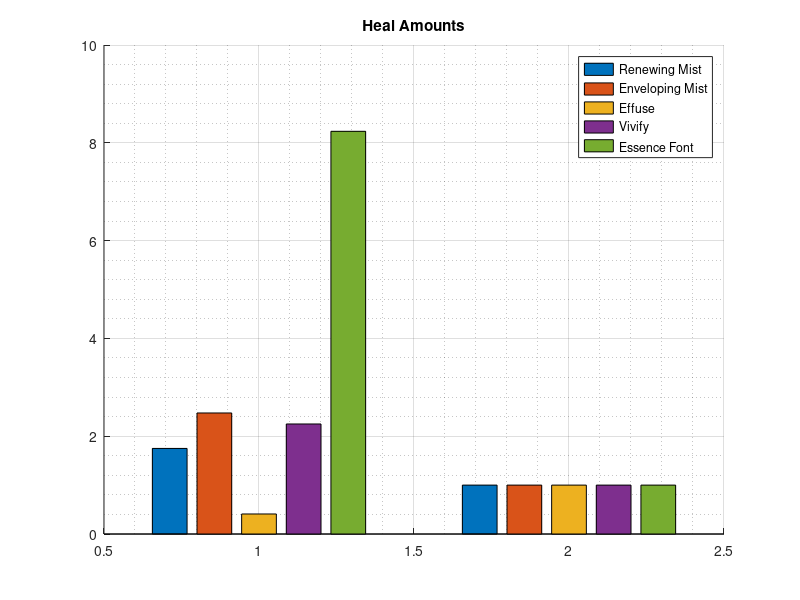
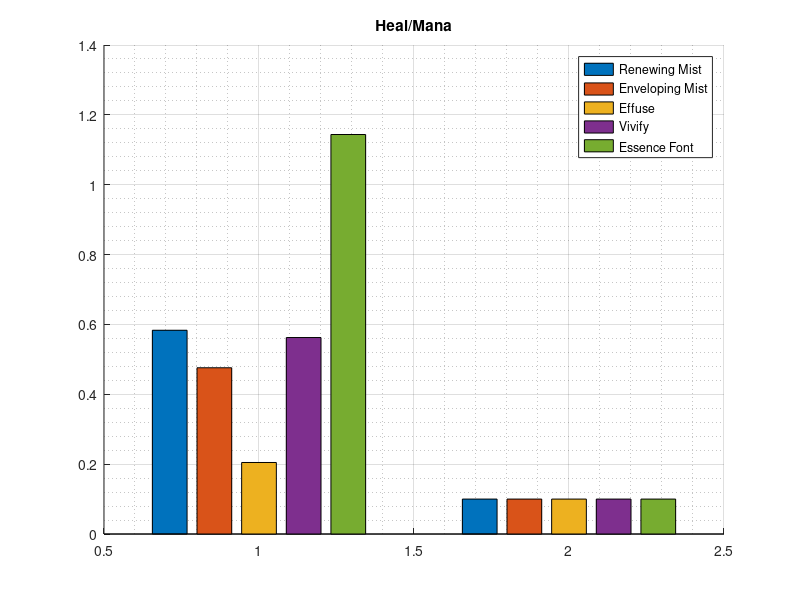
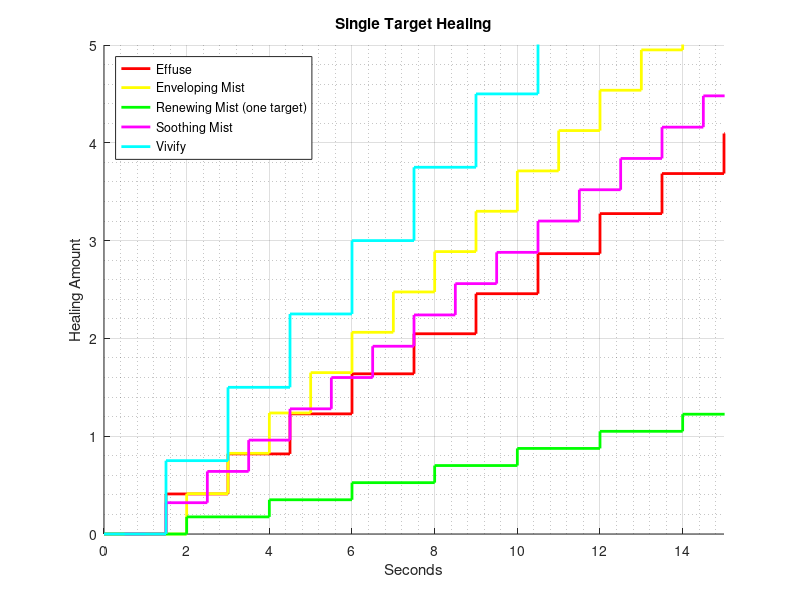

These charts were generated, in order, by the following MATLAB code:
%%   Mistweaver Spells
%       Kecub @ Sargeras

%       [Spell Name]H --> heal amount
%       simply !total! heal amount spell does

%       [Spell Name]HpS --> heal amount / cast time
%        heal for spell based on cast time... not as accurate for HoTs

%        [Spell Name]HpT --> heal amount / time
%         heal for the time it takes to be fully completed
%        good to compare hots(Hpt) to heals(HpS)

%        [Spell Name]HpM --> heal amount / Mana cost
%        efficiency means
%        how much heal for 1 mana

%         [Spell Name]HpTA --> Healing / Time with cast time

close all; clear; clc;
%%  Stats

SpellPower = 1
SP = SpellPower;
Mana = 100 
GCD = 1.5;  %sec -- GCD

% t(1) = 6; %sec -- baseline for 2 spells
% %EnvelopingMist & EssenceFont
% 
% t(2) = 20; %sec
% %RenewingMist
% 
% t(3) = 10/(0.5); %sec -- heals every .5 seconds
% %Soothing -- Infinite time, but will set to 10 sec to test

%   Mastery
Mastery = 1.00;    %   100%
GustofMists = SpellPower * Mastery;
%   Mastery

%%      Spells


%%      Effuse

EffuseH = 0.4095*SpellPower;
%       40.95% Spell Power

EffuseHpS = (EffuseH / GCD);

EffuseHpM = (EffuseH / (0.02*Mana));
%       2% Mana

EffuseHpMpT = EffuseHpM / GCD;


%       Artifact Increase -- 12% increase
        EffuseArt = (0.4095*SpellPower)*1.12;
        
        EffuseArtHpS = (EffuseArt / GCD);
        
        EffuseArtHpM = (EffuseArt / (0.02*Mana));
        %       2% Mana

%%      EnvelopingMist

EnvelopingMistH = 2.475*SpellPower;
%       247.5% Spell Power

EnvelopingMistHpS= EnvelopingMistH / 6;

EnvelopingMistHpM = (EnvelopingMistH / (0.052*Mana));
%       5.2% Mana
EnvelopingMistHpMpS = EnvelopingMistHpM / 6;


%       Artifact Increase -- 12% increase
        EnvelopingMistArt = (2.475*SpellPower)*1.12;
        
        EnvelopingMistArtHpS = EnvelopingMistArt / 6;
        
        EnvelopingMistArtHpM = (EnvelopingMistArt / (0.052*Mana));
        %       



%%      EssenceFont

EssenceFontH = (((0.3375*SpellPower) + (0.12*SpellPower))*(3))*(6); 
%       33.75% + 12% HoT -- 3 ticks -- up to 18 allies

EssenceFontHpS = EssenceFontH / 3;  
%       over 3 second channel

EssenceFontHpM = (EssenceFontH / (0.072*Mana));      
%       7.2% base mana
EssenceFontHpMpS = EssenceFontHpM / 3;


%      Artifact Increase -- 20% increase
        EssenceFontArt = EssenceFontH * 1.2;
        
        EssenceFontArtHpS = EssenceFontArt / 3;
        
        EssenceFontArtHpM = (EssenceFontArt / (0.072*Mana));
        %       7.2% Mana



%%      RenewingMist

RenewingMistH = 1.75*SpellPower;         
%       175% Spellpower

RenewingMistHpS = RenewingMistH / 20;
%       over 20 seconds

RenewingMistHpM = (RenewingMistH / (0.03*Mana));   
%   3% base mana
RenewingMistHpMpT = RenewingMistHpM / 20;


%       Artifact Increase -- 4 Extra Seconds
        RenewingMistArt = RenewingMistH + (4*(1.75/20));
        
        RenewingMistArtHpS = RenewingMistArt / 24;
        
        RenewingMistArtHpM = (RenewingMistArt / (0.03*Mana));
        %       3% Base Mana



%%      SoothingMist

SoothingMistH = 0.32*SpellPower;     
%       32% Spellpower

SoothingMistHpS = SoothingMistH / (GCD / 1.5);

SoothingMistHpM = (SoothingMistH / (0.003*Mana)); 
%based on PvP talent


%       Artifact Increase -- 12% Increase
        SoothingMistArt = SoothingMistH*1.12;
        
        SoothingMistArtHpS = SoothingMistArt / (GCD / 1.5);
        
        SoothingMistArtHpM = SoothingMistArt / ((0.02*Mana)/8);
        %       Cost of 1 effuse every 8 seconds (renewing mist cooldown)
        


%%      Vivify

VivifyH = 0.75*SpellPower*3;
%Heals target & 2 additional allies for 75% spell power

VivifyHUT = VivifyH * 1.4;      
%   Uplifting Trance Proc

VivifyHpS = (VivifyH / GCD);

VivifyHpM = (VivifyH / (0.04*Mana));  
%   4%    base mana

VivifyHpMpT = VivifyHpM / GCD;


%       Artifact Increase -- 20% Increase
        VivifyArt = VivifyH*1.2;
        
        VivifyArtHUT = VivifyArt * 1.4;
        %       Uplifting Trance Proc
        
        VivifyArtHpS = (VivifyArt / GCD);
        
        VivifyArtHpM = VivifyArt / (0.04*Mana);
        %       4% base Mana



%%      Graphs
% %   Heal totals
% figure
% hold on;
% title('Heal  |&|  Heal/Mana  |&|  Heal/Time')
% area1 = subplot(3,1,1)
% area2 = subplot(3,1,2);
% area3 = subplot(3,1,3);
% bar(area1, [EffuseH EnvelopingMistH RenewingMistH EssenceFontH VivifyH;])
% legend('Effuse', 'Enveloping Mist', 'Renewing Mist', 'Essence Font', 'Vivify')
% bar(area2,[EffuseHpM EnvelopingMistHpM RenewingMistHpM EssenceFontHpM VivifyHpM])
% 
% bar(area3,[EffuseHpS EnvelopingMistHoT RenewingMistHoT EssenceFontHoT VivifyHpS])
% %axis off
%hold off;

%%      Baseline Graphs

%   Heal Amount
figure
hold on;
bar([RenewingMistH, EnvelopingMistH, EffuseH, VivifyH, EssenceFontH; SP, SP, SP, SP, SP])
legend('Renewing Mist', 'Enveloping Mist', 'Effuse', 'Vivify', 'Essence Font')
title('Heal Amounts')
grid on;
grid minor
hold off;
%   Heal Amount


%   Heal / Mana
figure
hold on;
bar([RenewingMistHpM, EnvelopingMistHpM, EffuseHpM, VivifyHpM, EssenceFontHpM; 0.1*SP, 0.1*SP, 0.1*SP, 0.1*SP, 0.1*SP])
legend('Renewing Mist', 'Enveloping Mist', 'Effuse', 'Vivify', 'Essence Font')
%axis off
title('Heal/Mana')
grid on;
grid minor
hold off;
%   Heal / Mana

% 
% %   Heal / Sec
% figure
% hold on;
% bar([SoothingMistHpS, RenewingMistHpS, EnvelopingMistHpS, EffuseHpS, VivifyHpS, EssenceFontHpS; SP, SP, SP, SP, SP, SP])
% legend('Soothing Mist', 'Renewing Mist', 'Enveloping Mist', 'Effuse', 'Vivify', 'Essence Font')
% %axis off
% title('Heal/Sec')
% hold off;
% %   Heal / Sec


% %%      Artifact Graphs
% 
% %       Using EssenceFont Dungeon Healing because it's more often the case when healing
% 
% %   Heal Amount Artifact
% figure
% hold on;
% bar([RenewingMistArt, EnvelopingMistArt, EffuseArt, VivifyArt, EssenceFontArt; SP, SP, SP, SP, SP])
% legend('Renewing Mist', 'Enveloping Mist', 'Effuse', 'Vivify', 'Essence Font')
% title('Artifact Heal Amounts')
% hold off;
% %   Heal Amount Artifact
% 
% 
% %   Heal / Mana
% figure
% hold on;
% bar([RenewingMistArtHpM, EnvelopingMistArtHpM, EffuseArtHpM, VivifyArtHpM, EssenceFontArtHpM; SP, SP, SP, SP, SP])
% legend('Renewing Mist', 'Enveloping Mist', 'Effuse', 'Vivify', 'Essence Font')
% %axis off
% title('Artifact Heal/Mana')
% hold off;
% %   Heal / Mana


% %   Heal / Sec
% figure
% hold on;
% bar([SoothingMistArtHpS, RenewingMistArtHpS, EnvelopingMistArtHpS, EffuseArtHpS, VivifyArtHpS, EssenceFontArtDungHpS; SP, SP, SP, SP, SP, SP])
% legend('Soothing Mist', 'Renewing Mist', 'Enveloping Mist', 'Effuse', 'Vivify', 'Essence Font')
% %axis off
% title('Artifact Heal/Sec')
% hold off;
% %   Heal / Sec



%%      Plots

%   One Target Heal
figure
hold on;
x = (0:1:30);
y = (0:(GCD/3):30);
stairs(x*GCD,EffuseH*x,'r','LineWidth',2)
stairs(x + (GCD*(2/3)),EnvelopingMistHpS*x,'y','LineWidth',2)
stairs(x*GCD*(4/3),RenewingMistHpS*2*x, 'g', 'LineWidth', 2)
stairs(x + (GCD*(1/3)),SoothingMistHpS*x,'m','LineWidth',2)
stairs(x*GCD,(VivifyH/3)*x,'c','LineWidth',2)

axis([0,15,0,5])
grid on;
grid minor
title('Single Target Healing')
legend({'Effuse','Enveloping Mist', 'Renewing Mist (one target)', 'Soothing Mist','Vivify'},'Location', 'Northwest')
xlabel('Seconds')
ylabel('Healing Amount')
hold off;
%   One Target Heal



%%   Multiple Target Heal
% figure
% hold on;
% x = (0:1:30);
% y = (0:(GCD/3):30);
% stairs(x*GCD,EffuseH*x,'r','LineWidth',2)
% %plot(x + 2,EnvelopingMistHoT*x,'y','LineWidth',2)
% %Envelop Part
% h = 0;
% for x = 1:30
%     n = (fix((x+2) / 2)) - (fix(x / 6));
%     h = h + EnvelopingMistHpS * n;
%     Envelop(x) = h;
% end;
% x = (1:30);
% plot((x-1) + GCD*(1+(1/3)),Envelop,'y','LineWidth',2)
% %Envelop Part over
% %Renew Part
% h = 0;
% for x = 1:30
%     n = (fix((x+8) / 8)) - (fix(x / 20));
%     h = h + RenewingMistHpS * n;
%     Renew(x) = h;
% end;
% x = (1:30);
% plot(x-1,Renew,'g','LineWidth',2)
% %Renew Part over
% x = (0:1:30);
% stairs(y+GCD,SoothingMistHpS*y,'m','LineWidth',2)
% stairs(x*GCD,VivifyH*x,'c','LineWidth',2)
% plot(x,EssenceFontHpS*x,'b','LineWidth',2)
% plot(x,EssenceFontHpS*x, 'k','LineWidth',2)
% 
% axis([0,30,0,100])
% title('Max Target Heal')
% legend('Effuse','Enveloping Mist', 'Renewing Mist', 'Soothing Mist','Vivify','Essence Font (6 Targets)','Essence Font (5 Targets)')
% xlabel('Seconds')
% ylabel('Healing Amount')
% hold off;
% %   Multiple Target Heal


% %   One Target Heal Artifact
%       Enveloping Mist + Soothing Mist
% 
% normalize = 0;
%       ticks of (GCD / 3) = 0.5
% i = 1;
% EMSM = zeros(1,61);
% while (i < 62)
%         if (normalize < (GCD * (4/3)))
%                 EMSM(i) = 0;
%         else
%                 if ((normalize == (GCD*(4/3))) || (normalize == (7 + (GCD*(4/3)))))
%                         EMSM(i) = GustofMists;
%                 end;
%                 if (mod(normalize,(GCD/3)) == 0)
%                         EMSM(i) = (SoothingMistArt * (1.4)) + EMSM(i-1);
%                 end;
%                 if (mod(normalize,(GCD*(4/3))) == 0)
%                         EMSM(i) = EnvelopingMistArtHpS + EMSM(i-1);
%                 end;
%                 
%         end;
%         normalize = normalize + (GCD/3);
%         i = i + 1;
% end;
%       Enveloping Mist + Soothing Mist
% 
% 
% 
% figure
% hold on;
% x = (0:1:30);
% y = (0:(GCD/3):30);
% stairs(x*GCD,EffuseArt*x,'r','LineWidth',2)
% plot(x + GCD*(4/3),EnvelopingMistArtHpS*x,'y','LineWidth',2)
% plot(x,RenewingMistArtHpS*x + GustofMists, 'g', 'LineWidth', 2)
% stairs(y+GCD,SoothingMistArtHpS*y,'m','LineWidth',2)
% stairs(x*GCD,(VivifyArt/3)*x,'c','LineWidth',2)
% plot(y,EMSM,'b','LineWidth',2)
% 
% axis([0,30,0,30])
% title('Single Target Artifact')
% legend('Effuse','Enveloping Mist', 'Renewing Mist (one target)', 'Soothing Mist','Vivify', 'Envelop + Soothing')
% xlabel('Seconds')
% ylabel('Healing Amount')
% hold off;
%   One Target Heal






%%  Mana Usage Spam

%   Mana Usage Spam end

% figure
% hold on;
% y = (0:100);
% plot(y,EffuseHpM*y,'m','LineWidth',2)
% plot(y,EnvelopingMistHpM*y, 'y', 'LineWidth', 2)
% plot(y,EssenceFontHpM*y, 'b', 'LineWidth', 2)
% plot(y,RenewingMistHpM*y, 'g', 'LineWidth', 2)
% plot(y,SoothingMistHpM*y, 'c', 'LineWidth', 2)
% plot(y,VivifyHpM*y,'r','LineWidth',2)
% 
% axis([0,100,0,2000000])
% title('Healing Spells / Mana')
% legend('Effuse','Enveloping Mist','Essence Font', 'Renewing Mist (one target)', 'Soothing Mist (PvP)','Vivify')
% xlabel('Mana')
% ylabel('Healing Amount')
% hold off;